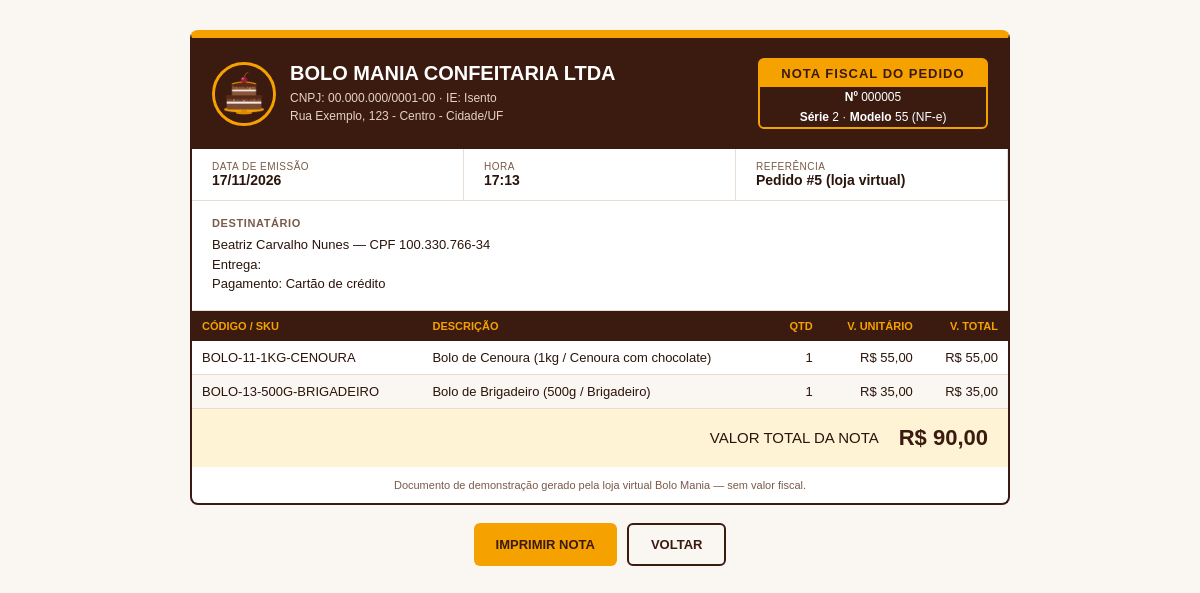
Page /index.php?controller=pedido&action=verNota&id=5 (signed in) on the committed database.
### tables this page shows
CREATE TABLE `pedido_item` (
  `id` int(11) NOT NULL AUTO_INCREMENT,
  `pedido_id` int(11) NOT NULL,
  `variacao_id` int(11) NOT NULL,
  `quantidade` int(11) NOT NULL,
  `preco_unitario` decimal(10,2) NOT NULL,
  PRIMARY KEY (`id`),
  KEY `fk_pedido_item_pedido` (`pedido_id`),
  KEY `fk_pedido_item_variacao` (`variacao_id`),
  CONSTRAINT `fk_pedido_item_pedido` FOREIGN KEY (`pedido_id`) REFERENCES `pedido` (`id`) ON DELETE CASCADE ON UPDATE CASCADE,
  CONSTRAINT `fk_pedido_item_variacao` FOREIGN KEY (`variacao_id`) REFERENCES `variacao` (`id`) ON UPDATE CASCADE
);

CREATE TABLE `variacao` (
  `id` int(11) NOT NULL AUTO_INCREMENT,
  `produto_id` int(11) NOT NULL,
  `tamanho` varchar(10) NOT NULL,
  `cor` varchar(30) NOT NULL,
  `sku` varchar(50) NOT NULL,
  `preco` decimal(10,2) NOT NULL,
  PRIMARY KEY (`id`),
  UNIQUE KEY `sku` (`sku`),
  KEY `fk_variacao_produto` (`produto_id`),
  CONSTRAINT `fk_variacao_produto` FOREIGN KEY (`produto_id`) REFERENCES `produto` (`id`) ON UPDATE CASCADE
);

### views/nota_fiscal_pedido.php (called while the page is built)
<?php
$nf = [
    'titulo'              => 'Nota Fiscal do Pedido',
    'numero'              => $pedido['id'],
    'serie'               => '2',
    'modelo'              => '55 (NF-e)',
    'data'                => date('d/m/Y', strtotime($pedido['data'])),
    'hora'                => date('H:i', strtotime($pedido['data'])),
    'referencia'          => 'Pedido #' . $pedido['id'] . ' (loja virtual)',
    'voltar'              => 'index.php?controller=pedido&action=meusPedidos',
    'destinatario_titulo' => 'Destinatário',
    'destinatario'        => [
        $cliente['nome'] . ' — CPF ' . formatarCpf($cliente['cpf']),
        'Entrega: ' . $pedido['endereco_entrega'],
        'Pagamento: ' . ($pedido['forma_pagamento'] === 'cartao' ? 'Cartão de crédito' : 'Pix'),
    ],
    'itens'               => array_map(fn($i) => [
        'sku'        => $i['sku'],
        'descricao'  => $i['produto_nome'] . ' (' . $i['tamanho'] . ' / ' . $i['cor'] . ')',
        'quantidade' => $i['quantidade'],
        'unitario'   => $i['preco_unitario'],
    ], $pedido['itens']),
    'total'               => $pedido['valor_total'],
    'chave'               => '',
    'rodape'              => 'Documento de demonstração gerado pela loja virtual Bolo Mania — sem valor fiscal.',
];
require __DIR__ . '/_nota_fiscal.php';

### controllers/PedidoController.php (called while the page is built, shortened)
<?php
require_once __DIR__ . '/SiteBaseController.php';
require_once __DIR__ . '/../models/ClienteSite.php';
require_once __DIR__ . '/../models/Pedido.php';
class PedidoController extends SiteBaseController
{
    public function verNota(): void
    {
        $pedido = (new Pedido())->buscarDoCliente((int) ($_GET['id'] ?? 0), $this->clienteCpf());
        $cliente = (new ClienteSite())->buscarPorCpf($this->clienteCpf());
        require __DIR__ . '/../views/nota_fiscal_pedido.php';
    }
}

### index.php (called while the page is built, shortened)
<?php
require_once __DIR__ . '/config/db.php';
$controller = $_GET['controller'] ?? 'auth';
$action = $_GET['action'] ?? (
    $controller === 'auth' ? 'form' : 'index'
);
switch ($controller) {
    case 'pedido':
        require_once __DIR__ . '/config/helpers.php';
        require_once __DIR__ . '/controllers/PedidoController.php';
        $c = new PedidoController();
        break;
}
$c->$action();

### config/db.php (called while the page is built)
<?php
class Database
{
    private static $conn = null;
    public static function getConnection()
    {
        if (self::$conn === null) {
            self::$conn = new PDO(
                "mysql:host=localhost;dbname=bolomania;charset=utf8mb4",
                "root",
                "",
                [
                    PDO::ATTR_ERRMODE => PDO::ERRMODE_EXCEPTION,
                    PDO::ATTR_DEFAULT_FETCH_MODE => PDO::FETCH_ASSOC
                ]
            );
        }
        return self::$conn;
    }
}

### controllers/SiteBaseController.php (called while the page is built, shortened)
<?php
abstract class SiteBaseController
{
    protected function clienteCpf(): string
    {
        return (string) $_SESSION['cliente_id'];
    }
}

### models/Pedido.php (called while the page is built, shortened)
<?php
require_once __DIR__ . '/../config/db.php';
class Pedido
{
    private PDO $db;
    public function __construct()
    {
        $this->db = Database::getConnection();
    }
    public function buscarDoCliente(int $pedidoId, string $cpf): ?array
    {
        $stmt = $this->db->prepare("SELECT * FROM pedido WHERE id = :id AND cliente_cpf = :cpf");
        $stmt->execute([':id' => $pedidoId, ':cpf' => $cpf]);
        $pedido = $stmt->fetch();
        $pedido['itens'] = $this->itensDosPedidos([$pedidoId])[$pedidoId] ?? [];
        return $pedido;
    }
    private function itensDosPedidos(array $ids): array
    {
        $marcadores = implode(',', array_fill(0, count($ids), '?'));
        $stmt = $this->db->prepare(
            "SELECT pi.pedido_id, pi.quantidade, pi.preco_unitario,
                    v.sku, v.tamanho, v.cor, p.id AS produto_id, p.nome AS produto_nome
             FROM pedido_item pi
             JOIN variacao v ON v.id = pi.variacao_id
             JOIN produto p ON p.id = v.produto_id
             WHERE pi.pedido_id IN ($marcadores)
             ORDER BY pi.id"
        );
        $stmt->execute(array_map('intval', array_values($ids)));
        $agrupado = [];
        foreach ($stmt->fetchAll() as $linha) {
            $agrupado[$linha['pedido_id']][] = $linha;
        }
        return $agrupado;
    }
}

### models/ClienteSite.php (called while the page is built, shortened)
<?php
require_once __DIR__ . '/../config/db.php';
class ClienteSite
{
    private PDO $db;
    public function __construct()
    {
        $this->db = Database::getConnection();
    }
    public function buscarPorCpf(string $cpf): ?array
    {
        $stmt = $this->db->prepare("SELECT * FROM cliente_site WHERE cpf = :cpf");
        $stmt->execute([':cpf' => $cpf]);
        return $stmt->fetch() ?: null;
    }
}

### config/helpers.php (called while the page is built, shortened)
<?php
function somenteDigitos($valor): string
{
    return preg_replace('/\D+/', '', (string) $valor);
}
function formatarCpf(string $cpf): string
{
    $cpf = somenteDigitos($cpf);
    return substr($cpf, 0, 3) . '.' . substr($cpf, 3, 3) . '.' . substr($cpf, 6, 3) . '-' . substr($cpf, 9, 2);
}

### views/_nota_fiscal.php (the view, shortened to what this page needs)
<?php
$e = static fn($v): string => htmlspecialchars((string) $v, ENT_QUOTES, 'UTF-8');
$r = static fn($v): string => 'R$ ' . number_format((float) $v, 2, ',', '.');
?>
<!doctype html>
<html lang="pt-br">
<head>
<link rel="stylesheet" href="/bolomania/public/assets/css/nota.css">
</head>
<body class="nf-body">
<div class="nf-container">
    <header class="nf-cabecalho">
        <div class="nf-emitente">
            <img class="nf-logo" src="/bolomania/public/imagem/logo.png?v=3" alt="">
            <div>
                <h1>BOLO MANIA CONFEITARIA LTDA</h1>
                <p>CNPJ: 00.000.000/0001-00 · IE: Isento</p>
                <p>Rua Exemplo, 123 - Centro - Cidade/UF</p>
            </div>
        </div>
        <div class="nf-documento">
            <h2><?= $e(mb_strtoupper($nf['titulo'])) ?></h2>
            <p><strong>Nº</strong> <?= $e(str_pad((string) $nf['numero'], 6, '0', STR_PAD_LEFT)) ?></p>
            <p><strong>Série</strong> <?= $e($nf['serie']) ?> · <strong>Modelo</strong> <?= $e($nf['modelo']) ?></p>
        </div>
    </header>
    <section class="nf-faixa">
        <div><span>Data de emissão</span><strong><?= $e($nf['data']) ?></strong></div>
        <?php if (!empty($nf['hora'])): ?><div><span>Hora</span><strong><?= $e($nf['hora']) ?></strong></div><?php endif; ?>
        <div><span>Referência</span><strong><?= $e($nf['referencia']) ?></strong></div>
    </section>
    <section class="nf-bloco">
        <h3><?= $e($nf['destinatario_titulo']) ?></h3>
        <?php foreach ($nf['destinatario'] as $linha): ?>
            <p><?= $e($linha) ?></p>
        <?php endforeach; ?>
    </section>
    <table class="nf-tabela">
        <thead>
            <tr>
                <th>Código / SKU</th>
                <th>Descrição</th>
                <th class="num">Qtd</th>
                <th class="num">V. unitário</th>
                <th class="num">V. total</th>
            </tr>
        </thead>
        <tbody>
        <?php foreach ($nf['itens'] as $item): ?>
            <tr>
                <td><?= $e($item['sku']) ?></td>
                <td><?= $e($item['descricao']) ?></td>
                <td class="num"><?= (int) $item['quantidade'] ?></td>
                <td class="num"><?= $r($item['unitario']) ?></td>
                <td class="num"><?= $r($item['unitario'] * $item['quantidade']) ?></td>
            </tr>
        <?php endforeach; ?>
        </tbody>
    </table>
    <div class="nf-total">
        <span>VALOR TOTAL DA NOTA</span>
        <strong><?= $r($nf['total']) ?></strong>
    </div>
    <p class="nf-rodape"><?= $e($nf['rodape']) ?></p>
</div>
<div class="nf-botoes no-print">
    <button type="button" onclick="window.print()">Imprimir nota</button>
    <a href="<?= $e($nf['voltar']) ?>">Voltar</a>
</div>
</body>
</html>

### public/assets/css/nota.css (style rules this page uses)
:root { --marrom:#3b1a0f; --amarelo:#f5a100; --creme:#faf6f1; --borda:#e8ddd2; }
* { box-sizing:border-box; margin:0; padding:0; }
body.nf-body { font-family:Arial, sans-serif; font-size:13px; color:#2b140b; background:var(--creme); padding:30px 15px; }
.nf-container { max-width:820px; margin:0 auto; background:#fff; border:2px solid var(--marrom); border-top:8px solid var(--amarelo); border-radius:8px; overflow:hidden; }
.nf-cabecalho { display:flex; gap:20px; padding:20px; background:var(--marrom); color:#fff; }
.nf-emitente { flex:1; display:flex; gap:14px; align-items:center; }
.nf-logo { width:64px; height:64px; border-radius:50%; object-fit:cover; border:3px solid var(--amarelo); background:#56291a; }
.nf-emitente h1 { font-size:20px; margin-bottom:4px; }
.nf-emitente p { font-size:12px; color:#e6d3c2; line-height:1.5; }
.nf-documento { width:230px; border:2px solid var(--amarelo); border-radius:6px; text-align:center; }
.nf-documento h2 { background:var(--amarelo); color:var(--marrom); font-size:13px; padding:6px; letter-spacing:1px; }
.nf-documento p { padding:3px 10px; font-size:12px; }
.nf-faixa { display:grid; grid-template-columns:repeat(auto-fit,minmax(150px,1fr)); border-bottom:1px solid var(--borda); }
.nf-faixa div { padding:12px 20px; border-right:1px solid var(--borda); }
.nf-faixa span { display:block; font-size:10px; color:#7a5a48; text-transform:uppercase; letter-spacing:.5px; }
.nf-faixa strong { font-size:14px; }
.nf-bloco { padding:16px 20px; border-bottom:1px solid var(--borda); }
.nf-bloco h3 { font-size:11px; color:#7a5a48; text-transform:uppercase; letter-spacing:.6px; margin-bottom:6px; }
.nf-bloco p { line-height:1.5; }
.nf-tabela { width:100%; border-collapse:collapse; }
.nf-tabela th { background:var(--marrom); color:var(--amarelo); font-size:11px; text-transform:uppercase; padding:9px 10px; text-align:left; }
.nf-tabela td { padding:9px 10px; border-bottom:1px solid var(--borda); }
.nf-tabela tr:nth-child(even) td { background:var(--creme); }
.nf-tabela .num { text-align:right; white-space:nowrap; }
.nf-total { display:flex; justify-content:flex-end; align-items:center; gap:20px; padding:16px 20px; background:#fff3d6; font-size:15px; }
.nf-total strong { font-size:22px; color:var(--marrom); }
.nf-rodape { padding:12px 20px; font-size:11px; color:#7a5a48; text-align:center; }
.nf-botoes { max-width:820px; margin:18px auto 0; display:flex; gap:10px; justify-content:center; }
.nf-botoes button, .nf-botoes a { padding:12px 22px; border:none; border-radius:6px; font-weight:bold; text-transform:uppercase; font-size:13px; cursor:pointer; text-decoration:none; background:var(--amarelo); color:var(--marrom); }
.nf-botoes a { background:transparent; border:2px solid var(--marrom); }

### rows in the picture
pedido_item: variacao.sku "BOLO-11-1KG-CENOURA", descricao "Bolo de Cenoura (1kg / Cenoura com chocolate)", quantidade "1", preco_unitario "R$ 55,00", $r($item['unitario'] * $item['quantidade']) "R$ 55,00"
pedido_item: variacao.sku "BOLO-13-500G-BRIGADEIRO", descricao "Bolo de Brigadeiro (500g / Brigadeiro)", quantidade "1", preco_unitario "R$ 35,00", $r($item['unitario'] * $item['quantidade']) "R$ 35,00"

### other values in the picture
$e(mb_strtoupper($nf['titulo'])) "NOTA FISCAL DO PEDIDO"
$e(str_pad((string) $nf['numero'], 6, '0', STR_PAD_LEFT)) "000005"
$e($nf['serie']) "2"
$e($nf['modelo']) "55 (NF-e)"
$e($nf['data']) "17/11/2026"
$e($nf['hora']) "17:13"
$e($nf['referencia']) "Pedido #5 (loja virtual)"
$e($nf['destinatario_titulo']) "DESTINATÁRIO"
$e($linha) "Beatriz Carvalho Nunes — CPF 100.330.766-34"
$e($linha) "Entrega:"
$e($linha) "Pagamento: Cartão de crédito"
$r($nf['total']) "R$ 90,00"
$e($nf['rodape']) "Documento de demonstração gerado pela loja virtual Bolo Mania — sem valor fiscal."
